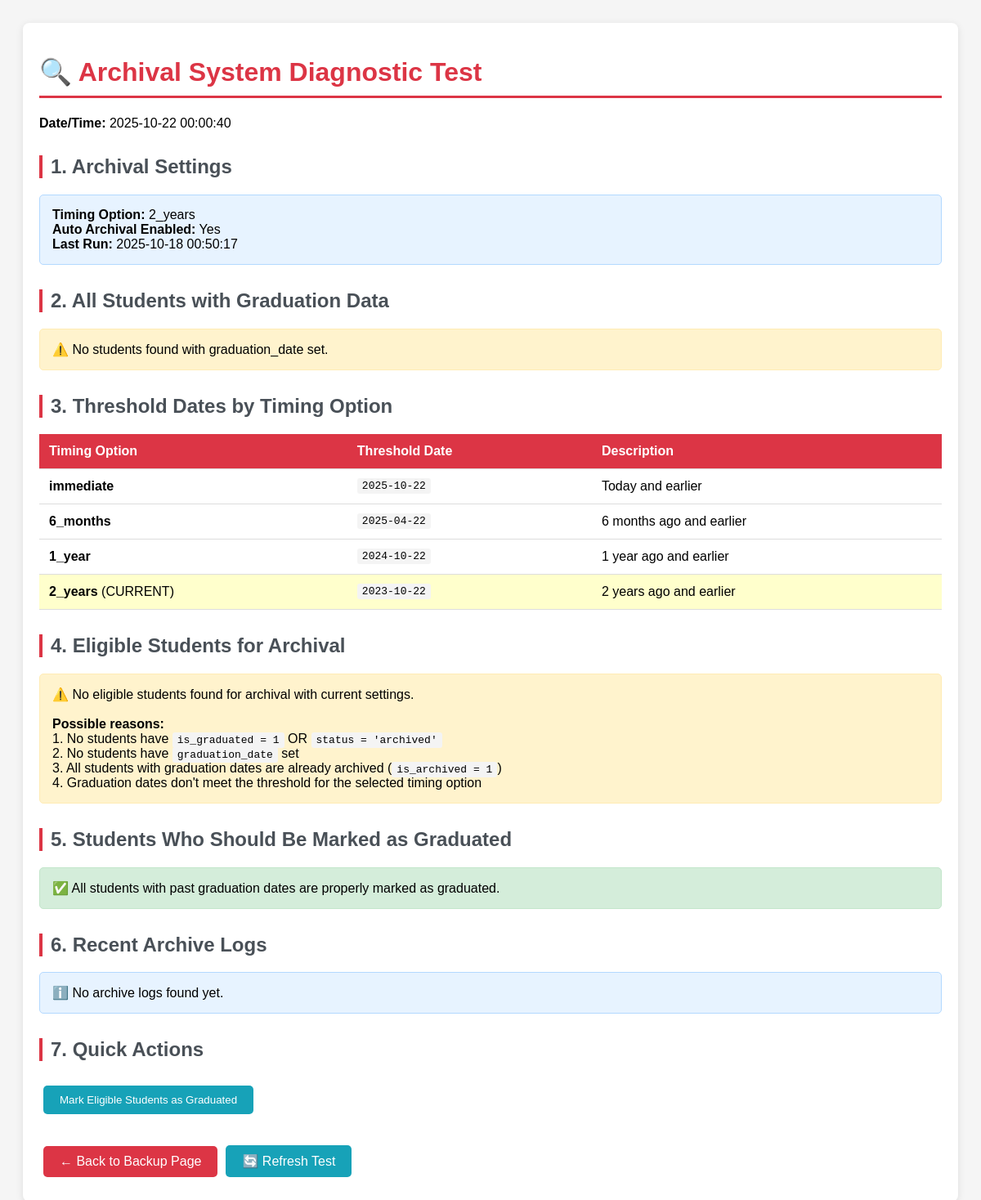
Before: /AdminAccount/test_archival.php with the older database file.
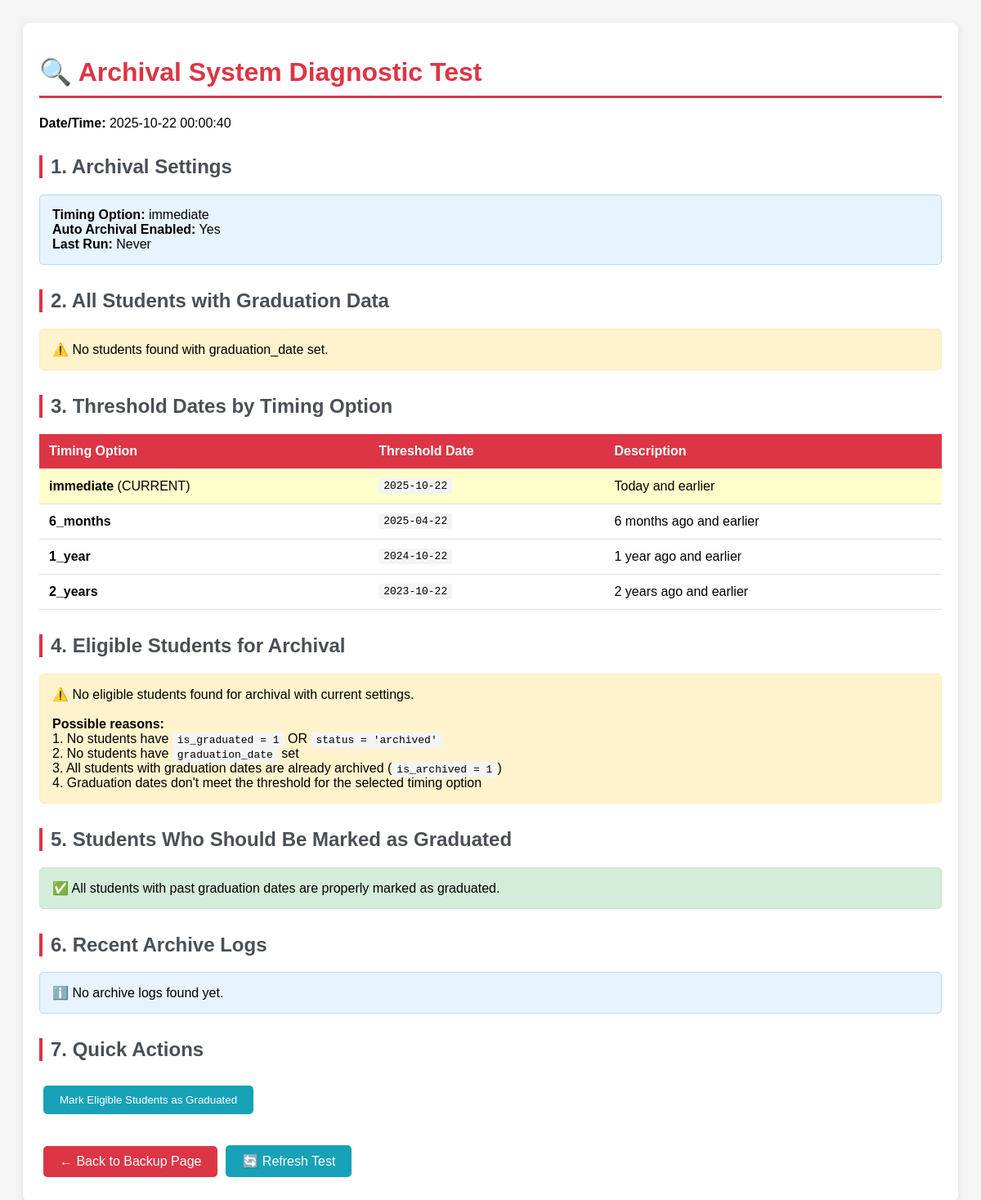
After: the same page with the newer database file.
### tables this page shows
CREATE TABLE `archival_settings` (
  `id` int(11) NOT NULL,
  `timing_option` enum('immediate','6_months','1_year','2_years') DEFAULT '1_year',
  `storage_destination` enum('local','external','google_drive') DEFAULT 'google_drive',
  `auto_archival_enabled` tinyint(1) DEFAULT 1,
  `last_run` datetime DEFAULT NULL,
  `updated_at` timestamp NOT NULL DEFAULT current_timestamp() ON UPDATE current_timestamp()
);

### AdminAccount/archival_api.php (called while the page is built, shortened)
<?php
require_once '../db_connect.php';
function getArchivalSettings() {
    global $conn;
    $tableCheck = $conn->query("SHOW TABLES LIKE 'archival_settings'");
    $archiveLogsCheck = $conn->query("SHOW TABLES LIKE 'archive_logs'");
    $query = "SELECT * FROM archival_settings LIMIT 1";
    $result = $conn->query($query);
    if ($result && $result->num_rows > 0) {
        return $result->fetch_assoc();
    }
    return [
        'timing_option' => '1_year',
        'auto_archival_enabled' => 1,
        'last_run' => null
    ];
}
?>

### AdminAccount/test_archival.php (the view, shortened to what the changed rows need)
<?php
require_once '../db_connect.php';
require_once 'archival_api.php';
echo "<html><head><title>Archival System Test</title>";
echo "<style>
    body { font-family: Arial, sans-serif; padding: 20px; background: #f5f5f5; }
    .container { max-width: 1200px; margin: 0 auto; background: white; padding: 20px; border-radius: 8px; box-shadow: 0 2px 10px rgba(0,0,0,0.1); }
    h1 { color: #dc3545; border-bottom: 3px solid #dc3545; padding-bottom: 10px; }
    h2 { color: #495057; margin-top: 30px; border-left: 4px solid #dc3545; padding-left: 10px; }
    .info-box { background: #e7f3ff; border: 1px solid #b3d9ff; padding: 15px; margin: 10px 0; border-radius: 5px; }
    .warning-box { background: #fff3cd; border: 1px solid #ffecb5; padding: 15px; margin: 10px 0; border-radius: 5px; }
    .success-box { background: #d4edda; border: 1px solid #c3e6cb; padding: 15px; margin: 10px 0; border-radius: 5px; }
    .error-box { background: #f8d7da; border: 1px solid #f5c6cb; padding: 15px; margin: 10px 0; border-radius: 5px; }
    table { width: 100%; border-collapse: collapse; margin: 20px 0; }
    th, td { padding: 12px; text-align: left; border-bottom: 1px solid #ddd; }
    th { background-color: #dc3545; color: white; }
    tr:hover { background-color: #f5f5f5; }
    .btn { display: inline-block; padding: 10px 20px; margin: 10px 5px; background: #dc3545; color: white; text-decoration: none; border-radius: 5px; border: none; cursor: pointer; }
    .btn:hover { background: #c82333; }
    .btn-info { background: #17a2b8; }
    .btn-info:hover { background: #138496; }
    code { background: #f4f4f4; padding: 2px 6px; border-radius: 3px; font-family: monospace; }
</style></head><body>";
echo "<div class='container'>";
echo "<h1>🔍 Archival System Diagnostic Test</h1>";
echo "<p><strong>Date/Time:</strong> " . date('Y-m-d H:i:s') . "</p>";
echo "<h2>1. Archival Settings</h2>";
$settings = getArchivalSettings();
echo "<div class='info-box'>";
echo "<strong>Timing Option:</strong> " . htmlspecialchars($settings['timing_option']) . "<br>";
echo "<strong>Auto Archival Enabled:</strong> " . ($settings['auto_archival_enabled'] ? 'Yes' : 'No') . "<br>";
echo "<strong>Last Run:</strong> " . ($settings['last_run'] ?: 'Never') . "<br>";
echo "</div>";
echo "<h2>2. All Students with Graduation Data</h2>";
$query = "SELECT id, student_id, first_name, last_name, graduation_date, is_graduated, is_archived, status
          FROM students
          WHERE graduation_date IS NOT NULL
          ORDER BY graduation_date DESC";
$result = $conn->query($query);
if ($result && $result->num_rows > 0) {
    echo "<table>";
    echo "<tr><th>ID</th><th>Student ID</th><th>Name</th><th>Graduation Date</th><th>Is Graduated</th><th>Is Archived</th><th>Status</th></tr>";
    while ($row = $result->fetch_assoc()) {
        echo "<tr>";
        echo "<td>" . htmlspecialchars($row['id']) . "</td>";
        echo "<td>" . htmlspecialchars($row['student_id']) . "</td>";
        echo "<td>" . htmlspecialchars($row['first_name'] . ' ' . $row['last_name']) . "</td>";
        echo "<td>" . htmlspecialchars($row['graduation_date']) . "</td>";
        echo "<td>" . ($row['is_graduated'] ? '✅ Yes' : '❌ No') . "</td>";
        echo "<td>" . ($row['is_archived'] ? '✅ Yes' : '❌ No') . "</td>";
        echo "<td>" . htmlspecialchars($row['status']) . "</td>";
        echo "</tr>";
    }
    echo "</table>";
} else {
    echo "<div class='warning-box'>⚠️ No students found with graduation_date set.</div>";
}
echo "<h2>3. Threshold Dates by Timing Option</h2>";
echo "<table>";
echo "<tr><th>Timing Option</th><th>Threshold Date</th><th>Description</th></tr>";
$options = [
    'immediate' => ['date' => date('Y-m-d'), 'desc' => 'Today and earlier'],
    '6_months' => ['date' => date('Y-m-d', strtotime('-6 months')), 'desc' => '6 months ago and earlier'],
    '1_year' => ['date' => date('Y-m-d', strtotime('-1 year')), 'desc' => '1 year ago and earlier'],
    '2_years' => ['date' => date('Y-m-d', strtotime('-2 years')), 'desc' => '2 years ago and earlier']
];
foreach ($options as $option => $data) {
    $highlight = ($option === $settings['timing_option']) ? 'style="background: #ffffcc;"' : '';
    echo "<tr $highlight>";
    echo "<td><strong>" . htmlspecialchars($option) . "</strong>" . ($option === $settings['timing_option'] ? ' (CURRENT)' : '') . "</td>";
    echo "<td><code>" . $data['date'] . "</code></td>";
    echo "<td>" . $data['desc'] . "</td>";
    echo "</tr>";
}
echo "</table>";
echo "<h2>4. Eligible Students for Archival</h2>";
$eligibleStudents = getEligibleStudents();
if (!empty($eligibleStudents)) {
    echo "<div class='success-box'>";
    echo "<strong>✅ Found " . count($eligibleStudents) . " eligible student(s)</strong>";
    echo "</div>";
    echo "<table>";
    echo "<tr><th>Student ID</th><th>Name</th><th>Graduation Date</th><th>Documents</th></tr>";
    foreach ($eligibleStudents as $student) {
        echo "<tr>";
        echo "<td>" . htmlspecialchars($student['student_id']) . "</td>";
        echo "<td>" . htmlspecialchars($student['first_name'] . ' ' . $student['last_name']) . "</td>";
        echo "<td>" . htmlspecialchars($student['graduation_date']) . "</td>";
        echo "<td>" . htmlspecialchars($student['document_count']) . "</td>";
        echo "</tr>";
    }
    echo "</table>";
} else {
    echo "<div class='warning-box'>";
    echo "⚠️ No eligible students found for archival with current settings.<br><br>";
    echo "<strong>Possible reasons:</strong><br>";
    echo "1. No students have <code>is_graduated = 1</code> OR <code>status = 'archived'</code><br>";
    echo "2. No students have <code>graduation_date</code> set<br>";
    echo "3. All students with graduation dates are already archived (<code>is_archived = 1</code>)<br>";
    echo "4. Graduation dates don't meet the threshold for the selected timing option<br>";
    echo "</div>";
}
echo "<h2>5. Students Who Should Be Marked as Graduated</h2>";
$today = date('Y-m-d');
$checkQuery = "SELECT id, student_id, first_name, last_name, graduation_date, is_graduated, status
               FROM students
               WHERE graduation_date IS NOT NULL
               AND graduation_date <= ?
               AND is_graduated = 0
               AND status != 'archived'";
$checkStmt = $conn->prepare($checkQuery);
$checkStmt->bind_param("s", $today);
$checkStmt->execute();
$checkResult = $checkStmt->get_result();
if ($checkResult && $checkResult->num_rows > 0) {
    echo "<div class='warning-box'>";
    echo "⚠️ Found " . $checkResult->num_rows . " student(s) with graduation date passed but not marked as graduated:";
    echo "</div>";
    echo "<table>";
    echo "<tr><th>Student ID</th><th>Name</th><th>Graduation Date</th><th>Current Status</th><th>Action Needed</th></tr>";
    while ($row = $checkResult->fetch_assoc()) {
        echo "<tr>";
        echo "<td>" . htmlspecialchars($row['student_id']) . "</td>";
        echo "<td>" . htmlspecialchars($row['first_name'] . ' ' . $row['last_name']) . "</td>";
        echo "<td>" . htmlspecialchars($row['graduation_date']) . "</td>";
        echo "<td>" . htmlspecialchars($row['status']) . "</td>";
        echo "<td>Set <code>is_graduated = 1</code></td>";
        echo "</tr>";
    }
    echo "</table>";
    echo "<div class='info-box'>";
    echo "<strong>💡 Tip:</strong> You need to mark these students as graduated. Run this SQL:<br>";
    echo "<code>UPDATE students SET is_graduated = 1 WHERE graduation_date IS NOT NULL AND graduation_date <= CURDATE() AND is_graduated = 0;</code>";
    echo "</div>";
} else {
    echo "<div class='success-box'>✅ All students with past graduation dates are properly marked as graduated.</div>";
}
echo "<h2>6. Recent Archive Logs</h2>";
$logQuery = "SELECT * FROM archive_logs ORDER BY archived_at DESC LIMIT 10";
$logResult = $conn->query($logQuery);
if ($logResult && $logResult->num_rows > 0) {
    echo "<table>";
    echo "<tr><th>Date</th><th>Type</th><th>Student Name</th><th>Status</th><th>Files</th><th>Error</th></tr>";
    while ($row = $logResult->fetch_assoc()) {
        echo "<tr>";
        echo "<td>" . htmlspecialchars($row['archived_at']) . "</td>";
        echo "<td>" . htmlspecialchars($row['archival_type']) . "</td>";
        echo "<td>" . htmlspecialchars($row['student_name']) . "</td>";
        echo "<td>" . htmlspecialchars($row['status']) . "</td>";
        echo "<td>" . htmlspecialchars($row['file_count']) . "</td>";
        echo "<td>" . htmlspecialchars($row['error_message'] ?: '-') . "</td>";
        echo "</tr>";
    }
    echo "</table>";
} else {
    echo "<div class='info-box'>ℹ️ No archive logs found yet.</div>";
}
echo "<h2>7. Quick Actions</h2>";
echo "<form method='post' style='display:inline;'>";
echo "<button type='submit' name='action' value='mark_graduated' class='btn btn-info'>Mark Eligible Students as Graduated</button>";
echo "</form>";
echo "<br><br>";
echo "<a href='backup.html' class='btn'>← Back to Backup Page</a>";
echo "<a href='test_archival.php' class='btn btn-info'>🔄 Refresh Test</a>";
echo "</div></body></html>";
?>

Changed rows visible on the page:
removed archival_settings: timing_option "2_years", last_run "2025-10-18 00:50:17"
added archival_settings: timing_option "immediate", last_run "Never"
Other visible differences:
new list line: "(CURRENT)"
list line gone: "(CURRENT)"
